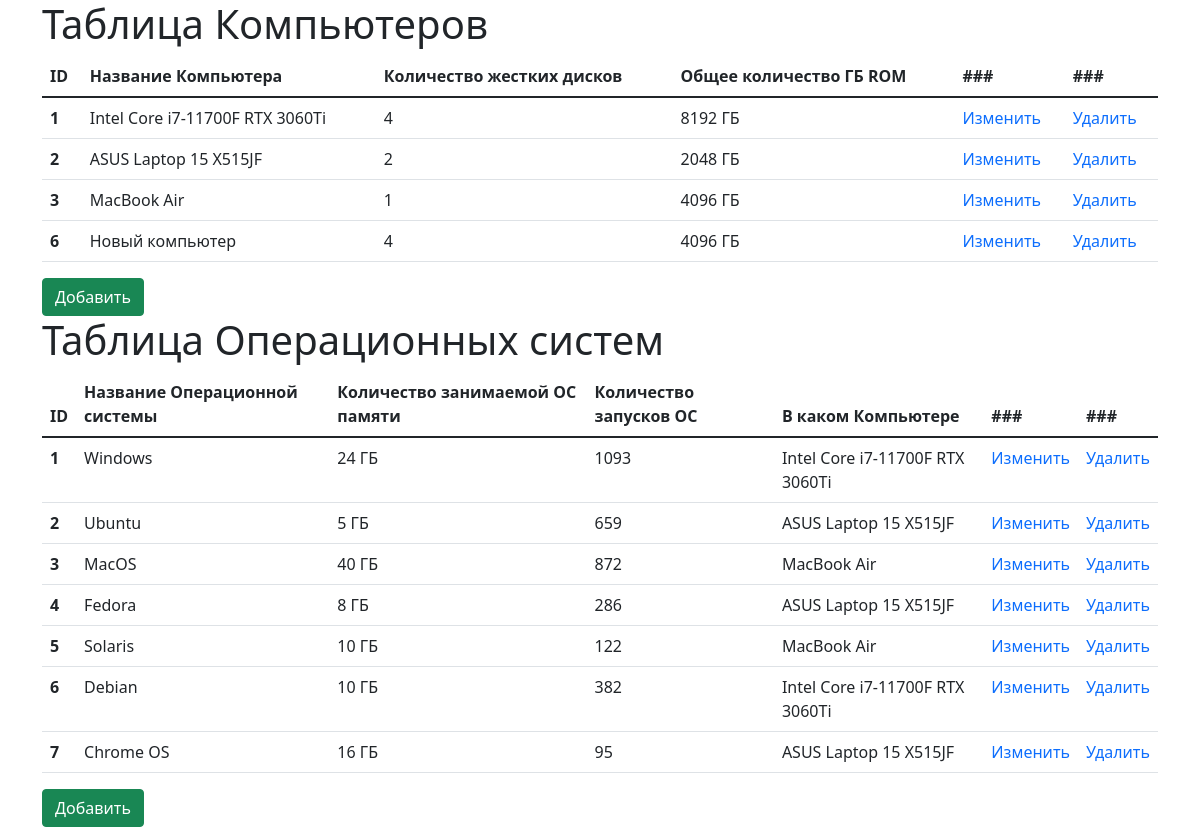
The page / on the database its author committed.
### ComputersOS/models.py (models this page shows)
class Computer(models.Model):
    name_comp = models.CharField(max_length=255, verbose_name="Название Компьютера")
    hard_disk_number = models.IntegerField(verbose_name="Количество жестких дисков")
    general_storage = models.IntegerField(verbose_name="Общее количество ГБ ROM")

class OS(models.Model):
    name_os = models.CharField(max_length=150, verbose_name="Название Операционной системы")
    storage_os = models.IntegerField(verbose_name="Количество занимаемой ОС памяти")
    start_numbers = models.IntegerField(verbose_name="Количество запусков ОС")
    Comp_OS = models.ForeignKey(Computer, on_delete=models.CASCADE, null=True)

### ComputersOS/views.py (the view)
# urls.py: path('', index, name="РК2"),
def index(request):
    comps = Computer.objects.all()
    os = OS.objects.all()
    return render(request, "index.html", {"comps": comps, "os": os})

### ComputersOS/templates/index.html (shortened to what this page needs)
<!DOCTYPE html>
<html>
<head>
    <link href="https://cdn.jsdelivr.net/npm/bootstrap@5.1.3/dist/css/bootstrap.min.css" rel="stylesheet">
</head>
<body class="container">
    <h1>Таблица Компьютеров</h1>
    <table class="table">
        <thead class="thead-default">
            <tr>
                <th>ID</th>
                <th>Название Компьютера</th>
                <th>Количество жестких дисков</th>
                <th>Общее количество ГБ ROM</th>
                <th>###</th>
                <th>###</th>
            </tr>
        </thead>
        <tbody>
            {% for comp in comps %}
            <tr>
                <th scope="row">{{comp.id}}</th>
                <td>{{comp.name_comp}}</td>
                <td>{{comp.hard_disk_number}}</td>
                <td>{{comp.general_storage}} ГБ</td>
                <td><a style="text-decoration: none" href="edit_comp/{{comp.id}}">Изменить</a></td>
                <td><a style="text-decoration: none" href="delete_comp/{{comp.id}}">Удалить</a></td>
            </tr>
            {% endfor %}
        </tbody>
    </table>
    <button class="btn btn-success"><a style="text-decoration: none; color: white" href="create_comp/">Добавить</a></button>
    <h1>Таблица Операционных систем</h1>
    <table class="table">
        <thead class="thead-default">
            <tr>
                <th>ID</th>
                <th>Название Операционной системы</th>
                <th>Количество занимаемой ОС памяти</th>
                <th>Количество запусков ОС</th>
                <th>В каком Компьютере</th>
                <th>###</th>
                <th>###</th>
            </tr>
        </thead>
        <tbody>
            {% for o in os %}
            <tr>
                <th scope="row">{{o.id}}</th>
                <td>{{o.name_os}}</td>
                <td>{{o.storage_os}} ГБ</td>
                <td>{{o.start_numbers}}</td>
                <td>{{o.Comp_OS.name_comp}}</td>
                <td><a style="text-decoration: none" href="edit_os/{{o.id}}">Изменить</a></td>
                <td><a style="text-decoration: none" href="delete_os/{{o.id}}">Удалить</a></td>
            </tr>
            {% endfor %}
        </tbody>
    </table>
    <button class="btn btn-success"><a style="text-decoration: none; color: white" href="create_os/">Добавить</a></button>
</body>
</html>

### rows shown on the page
Computer: id "1", name_comp "Intel Core i7-11700F RTX 3060Ti", hard_disk_number "4", general_storage "8192"
Computer: id "2", name_comp "ASUS Laptop 15 X515JF", hard_disk_number "2", general_storage "2048"
Computer: id "3", name_comp "MacBook Air", hard_disk_number "1", general_storage "4096"
Computer: id "6", name_comp "Новый компьютер", hard_disk_number "4", general_storage "4096"
OS: id "1", name_os "Windows", storage_os "24", start_numbers "1093", Comp_OS.name_comp "Intel Core i7-11700F RTX 3060Ti"
OS: id "2", name_os "Ubuntu", storage_os "5", start_numbers "659", Comp_OS.name_comp "ASUS Laptop 15 X515JF"
OS: id "3", name_os "MacOS", storage_os "40", start_numbers "872", Comp_OS.name_comp "MacBook Air"
OS: id "4", name_os "Fedora", storage_os "8", start_numbers "286", Comp_OS.name_comp "ASUS Laptop 15 X515JF"
OS: id "5", name_os "Solaris", storage_os "10", start_numbers "122", Comp_OS.name_comp "MacBook Air"
OS: id "6", name_os "Debian", storage_os "10", start_numbers "382", Comp_OS.name_comp "Intel Core i7-11700F RTX 3060Ti"
OS: id "7", name_os "Chrome OS", storage_os "16", start_numbers "95", Comp_OS.name_comp "ASUS Laptop 15 X515JF"
